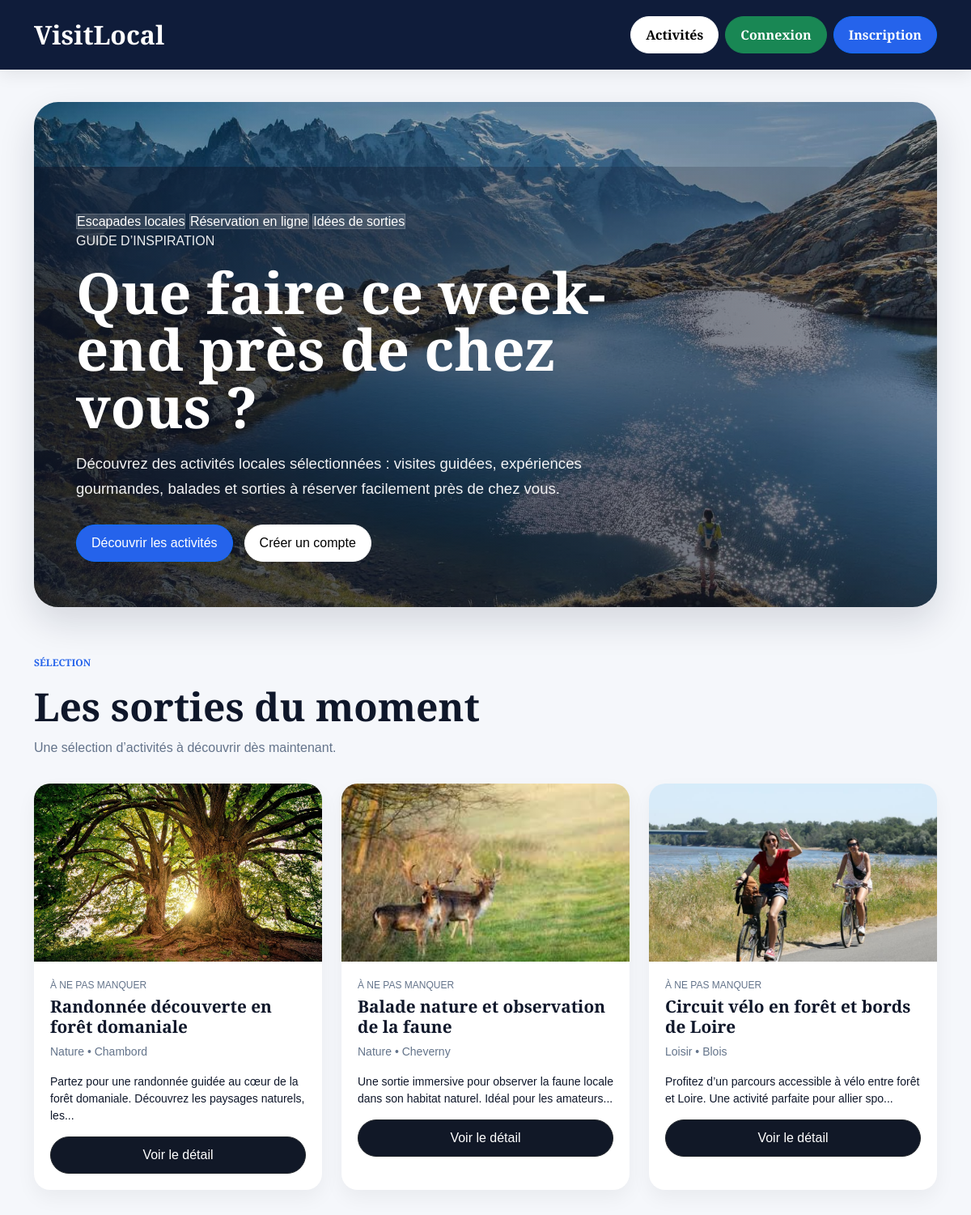
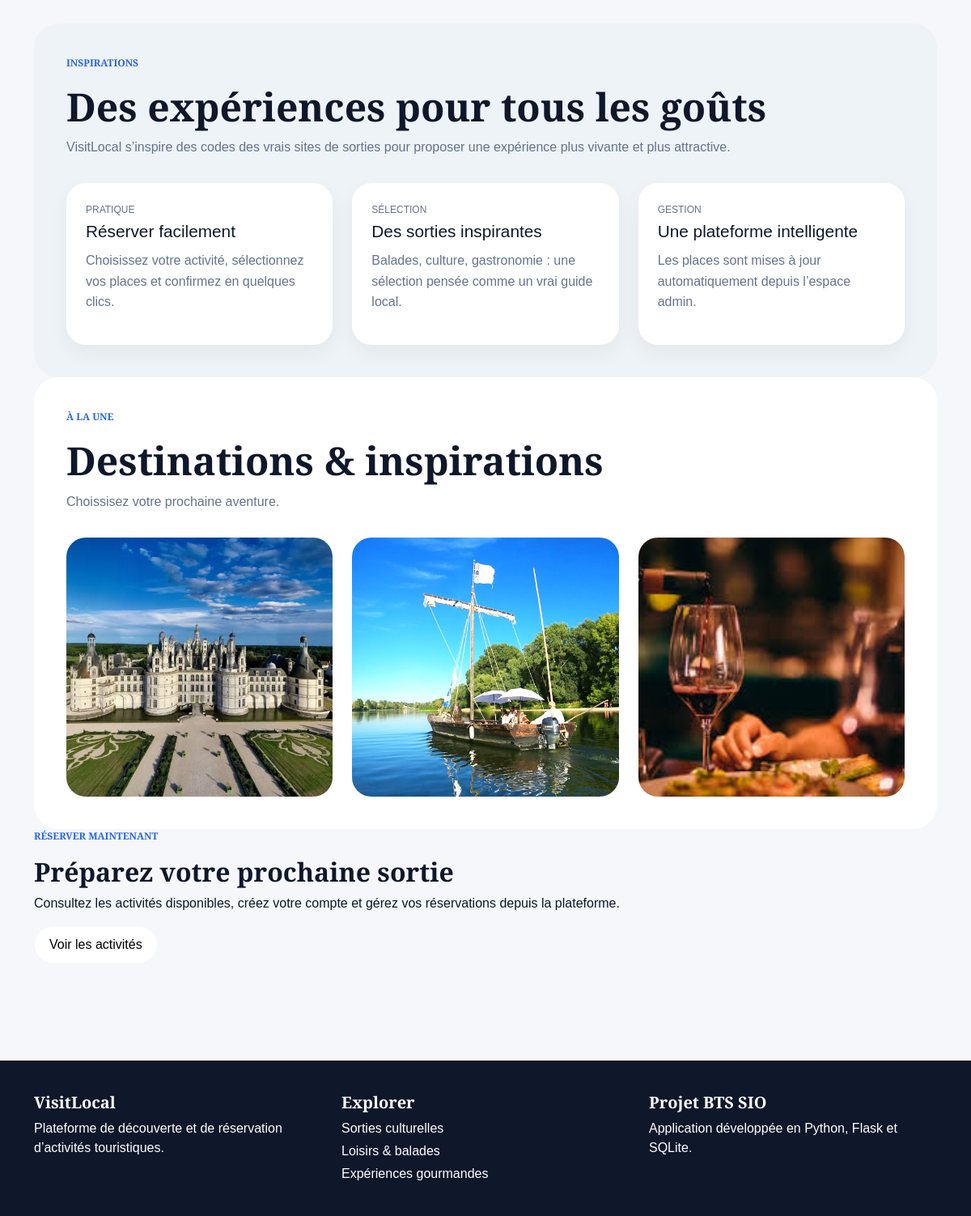
The page / on the database its author committed (2 pictures, top to bottom).
### tables this page shows
CREATE TABLE activites (
    id INTEGER PRIMARY KEY AUTOINCREMENT,
    titre TEXT NOT NULL,
    description TEXT NOT NULL,
    lieu TEXT NOT NULL,
    date_activite TEXT NOT NULL,
    prix REAL NOT NULL,
    places_disponibles INTEGER NOT NULL,
    categorie TEXT NOT NULL,
    image TEXT
);

### app.py (the view)
@app.route('/')
def index():
    conn = sqlite3.connect('database.db')
    conn.row_factory = sqlite3.Row
    cursor = conn.cursor()
    cursor.execute("SELECT * FROM activites LIMIT 3")
    activites = cursor.fetchall()
    conn.close()
    return render_template('index.html', activites=activites)

### templates/index.html
{% extends "base.html" %}
{% block content %}
<section class="home-hero">
    <div class="home-hero-overlay">
        <div class="home-hero-content">
            <div class="home-hero-tags">
                <span>Escapades locales</span>
                <span>Réservation en ligne</span>
                <span>Idées de sorties</span>
            </div>
            <p class="home-kicker">GUIDE D’INSPIRATION</p>
            <h1>Que faire ce week-end près de chez vous ?</h1>
            <p class="home-hero-text">
                Découvrez des activités locales sélectionnées : visites guidées, expériences gourmandes,
                balades et sorties à réserver facilement près de chez vous.
            </p>
            <div class="home-hero-actions">
                <a href="/activites" class="btn btn-primary hero-btn">Découvrir les activités</a>
                <a href="/register" class="btn btn-light hero-btn">Créer un compte</a>
            </div>
        </div>
    </div>
</section>
<section class="editorial-section">
    <div class="section-heading">
        <p class="section-kicker">SÉLECTION</p>
        <h2>Les sorties du moment</h2>
        <p class="section-description">
            Une sélection d’activités à découvrir dès maintenant.
        </p>
    </div>
    <div class="row g-4">
        {% for activite in activites %}
        <div class="col-md-4">
            <div class="editorial-card activity-card">
                <img
                    src="{{ url_for('static', filename='images/' ~ (activite.image if activite.image else 'hero.jpg')) }}"
                    alt="{{ activite.titre }}"
                    class="activity-cover"
                >
                <div class="editorial-card-body">
                    <p class="mini-label">À ne pas manquer</p>
                    <h3>{{ activite.titre }}</h3>
                    <p class="activity-meta">
                        {{ activite.categorie }} • {{ activite.lieu }}
                    </p>
                    <p class="activity-description">
                        {{ activite.description[:100] }}{% if activite.description|length > 100 %}...{% endif %}
                    </p>
                    <a href="/activite/{{ activite.id }}" class="btn btn-dark hero-btn w-100">
                        Voir le détail
                    </a>
                </div>
            </div>
        </div>
        {% endfor %}
    </div>
</section>
<section class="editorial-section section-grey">
    <div class="section-heading">
        <p class="section-kicker">INSPIRATIONS</p>
        <h2>Des expériences pour tous les goûts</h2>
        <p class="section-description">
            VisitLocal s’inspire des codes des vrais sites de sorties pour proposer une expérience plus vivante et plus attractive.
        </p>
    </div>
    <div class="row g-4">
        <div class="col-md-4">
            <div class="info-card">
                <p class="mini-label">PRATIQUE</p>
                <h4>Réserver facilement</h4>
                <p>Choisissez votre activité, sélectionnez vos places et confirmez en quelques clics.</p>
            </div>
        </div>
        <div class="col-md-4">
            <div class="info-card">
                <p class="mini-label">SÉLECTION</p>
                <h4>Des sorties inspirantes</h4>
                <p>Balades, culture, gastronomie : une sélection pensée comme un vrai guide local.</p>
            </div>
        </div>
        <div class="col-md-4">
            <div class="info-card">
                <p class="mini-label">GESTION</p>
                <h4>Une plateforme intelligente</h4>
                <p>Les places sont mises à jour automatiquement depuis l’espace admin.</p>
            </div>
        </div>
    </div>
</section>
<section class="editorial-section section-light">
    <div class="section-heading">
        <p class="section-kicker">À LA UNE</p>
        <h2>Destinations & inspirations</h2>
        <p class="section-description">
            Choissisez votre prochaine aventure.
        </p>
    </div>
    <div class="row g-4">
        <div class="col-md-4">
            <div class="big-card">
                <img src="/static/images/monument.jpg" alt="">
            </div>
        </div>
        <div class="col-md-4">
            <div class="big-card">
                <img src="/static/images/bateau.jpg" alt="">
            </div>
        </div>
        <div class="col-md-4">
            <div class="big-card">
                <img src="/static/images/gastronomie.jpg" alt="">
            </div>
        </div>
    </div>
</section>
<section class="home-callout">
    <div class="home-callout-box">
        <p class="section-kicker home-callout-kicker">RÉSERVER MAINTENANT</p>
        <h2>Préparez votre prochaine sortie</h2>
        <p>
            Consultez les activités disponibles, créez votre compte
            et gérez vos réservations depuis la plateforme.
        </p>
        <a href="/activites" class="btn btn-light hero-btn">Voir les activités</a>
    </div>
</section>
{% endblock %}

### static/css/style.css (style rules this page uses)
* { margin: 0; padding: 0; box-sizing: border-box; }
body { font-family: 'Playfair Display', sans-serif; background: #f5f7fb; color: #0f172a; line-height: 1.5; }
h1, h2, h3, h5, h6, .brand-logo { font-family: 'Playfair Display', sans-serif; font-weight : 700; }
a { text-decoration: none; }
.section-heading { margin-bottom: 32px; }
.section-kicker { font-size: 12px; color: #2563eb; font-weight: 700; text-transform: uppercase; }
.section-heading h2 { font-size: 3rem; margin-bottom: 10px; }
.section-description { color: #64748b; }
.home-hero { position: relative !important; min-height: 78vh !important; border-radius: 30px !important; overflow: hidden !important; display: flex !important; align-items: flex-end !important; margin-top: 10px !important; box-shadow: 0 18px 45px rgba(15, 23, 42, 0.14) !important; background: linear-gradient(rgba(15, 23, 42, 0.38), rgba(15, 23, 42, 0.48)), url("/static/images/hero.jpg") center/cover no-repeat !important; }
.home-hero-overlay { width: 100% !important; padding: 56px 52px !important; background: linear-gradient( 90deg, rgba(15, 23, 42, 0.62) 0%, rgba(15, 23, 42, 0.28) 55%, rgba(15, 23, 42, 0.08) 100% ) !important; }
.home-hero-content { max-width: 760px !important; color: #ffffff !important; }
.home-hero-tags span { background: rgba(255, 255, 255, 0.14) !important; color: #ffffff !important; border: 1px solid rgba(255, 255, 255, 0.18) !important; }
.home-kicker { color: rgba(255, 255, 255, 0.92) !important; }
.home-hero h1 { color: #ffffff !important; font-size: 4.4rem !important; line-height: 1 !important; margin-bottom: 20px !important; }
.home-hero-text { color: rgba(255, 255, 255, 0.94) !important; font-size: 1.16rem !important; line-height: 1.7 !important; max-width: 640px !important; margin-bottom: 28px !important; }
.home-hero-actions { display: flex !important; gap: 14px !important; flex-wrap: wrap !important; }
.editorial-card { background: white; border-radius: 20px; overflow: hidden; box-shadow: 0 10px 25px rgba(0,0,0,0.05); transition: 0.3s; }
.activity-cover { width: 100%; height: 220px; object-fit: cover; }
.editorial-card-body { padding: 20px; }
.mini-label { font-size: 12px; color: #64748b; margin-bottom: 5px; text-transform: uppercase; }
.editorial-card h3 { font-size: 1.3rem; margin-bottom: 8px; }
.activity-meta { font-size: 14px; color: #64748b; }
.activity-description { font-size: 14px; margin-bottom: 15px; }
.btn { border-radius: 999px !important; padding: 10px 18px !important; }
.btn-dark { background: #111827 !important; color: white !important; }
.btn-primary { background: #2563eb !important; color: white !important; }
.btn-light { background: white !important; }
.editorial-section { padding: 60px 0; }
.section-light { background: #ffffff; border-radius: 30px; padding: 40px; }
.section-grey { background: #eef3f8; border-radius: 30px; padding: 40px; }
.info-card { background: white; border-radius: 24px; padding: 24px; box-shadow: 0 10px 25px rgba(0,0,0,0.05); height: 100%; }
.info-card h4 { font-size: 1.3rem; margin-bottom: 10px; }
.info-card p { color: #64748b; line-height: 1.6; }
.big-card { border-radius: 24px; overflow: hidden; height: 100%; }
.big-card img { width: 100%; height: 320px; object-fit: cover; transition: 0.4s; }
.activity-card { height: 100%; }
.activity-card .editorial-card-body { display: flex; flex-direction: column; }
.activity-card .btn { margin-top: auto; }

### rows shown on the page
activites: image (picture), titre "Randonnée découverte en forêt domaniale", categorie "Nature", lieu "Chambord", description "Partez pour une randonnée guidée au cœur de la forêt domaniale. Découvrez les paysages naturels, les"
activites: image (picture), titre "Balade nature et observation de la faune", categorie "Nature", lieu "Cheverny", description "Une sortie immersive pour observer la faune locale dans son habitat naturel. Idéal pour les amateurs"
activites: image (picture), titre "Circuit vélo en forêt et bords de Loire", categorie "Loisir", lieu "Blois", description "Profitez d’un parcours accessible à vélo entre forêt et Loire. Une activité parfaite pour allier spo"
